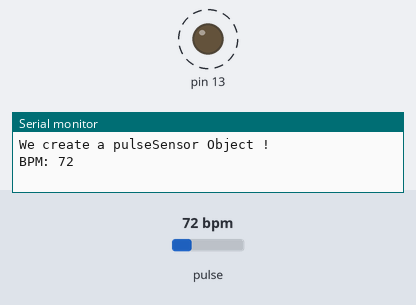
A sketch run on a simulated Arduino Uno, built with avr-gcc and run on an emulated ATmega328P. Parts: output pins drawn as LEDs (lit = HIGH), the last lines printed to the serial monitor. Dashed ring = blinking. The inputs (shaded band) are chosen by the test bench; at power-on: pulse 72 bpm.

Above: at 1.2 s.
1.3 s: pulse set to 42 bpm
At 2.4 s:
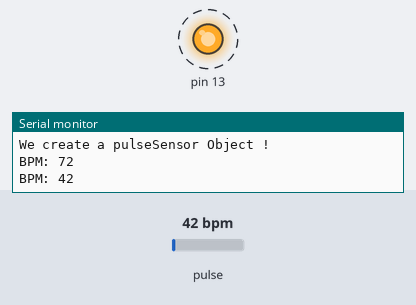
5.4 s: pulse set to 100 bpm
At 5.91 s:
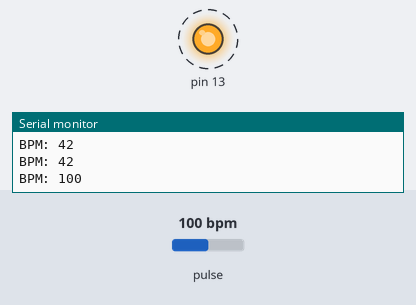
Timing chart, 0 to 14.4 s (numbered marks = the images above; inputs shaded):
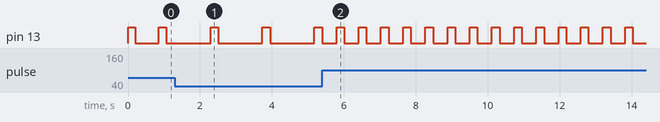

The sketch:

pulse.ino
```cpp
#define USE_ARDUINO_INTERRUPTS true // Set-up low-level interrupts for most acurate BPM math.
#include <PulseSensorPlayground.h>
#include <SoftwareSerial.h>
#include <Wire.h>

SoftwareSerial BTSerial(4, 5);
PulseSensorPlayground pulseSensor;

const int PulseWire = 0;
const int LED = 13;
int Threshold = 550;

void setup()
{
    BTSerial.begin(9600);
    Wire.begin();
    Serial.begin(9600);

    pulseSensor.analogInput(PulseWire);
    pulseSensor.blinkOnPulse(LED);
    pulseSensor.setThreshold(Threshold);

    if (pulseSensor.begin())
    {
        Serial.println("We create a pulseSensor Object !");
    }
}

void loop()
{
    if (pulseSensor.sawStartOfBeat())
    {
        int myBPM = pulseSensor.getBeatsPerMinute();
        Serial.print("BPM: ");
        Serial.println(myBPM);
        BTSerial.print("BPM: ");
        BTSerial.println(myBPM);
    }

    if (BTSerial.available())
    {
        Serial.write(BTSerial.read());
    }

    if (Serial.available())
    {
        BTSerial.write(Serial.read());
    }

    delay(20);
}
```

Measured:
- after the input at 1.3 s, pin 13: alternates HIGH for 0.21 s and LOW for 1.2 s, starting after 0.99 s
- after the input at 5.4 s, pin 13: alternates HIGH for 0.21 s and LOW for 0.40 s, starting after 0.40 s
- by itself, pin 13: alternates HIGH for 0.21 s and LOW for 0.65 s
